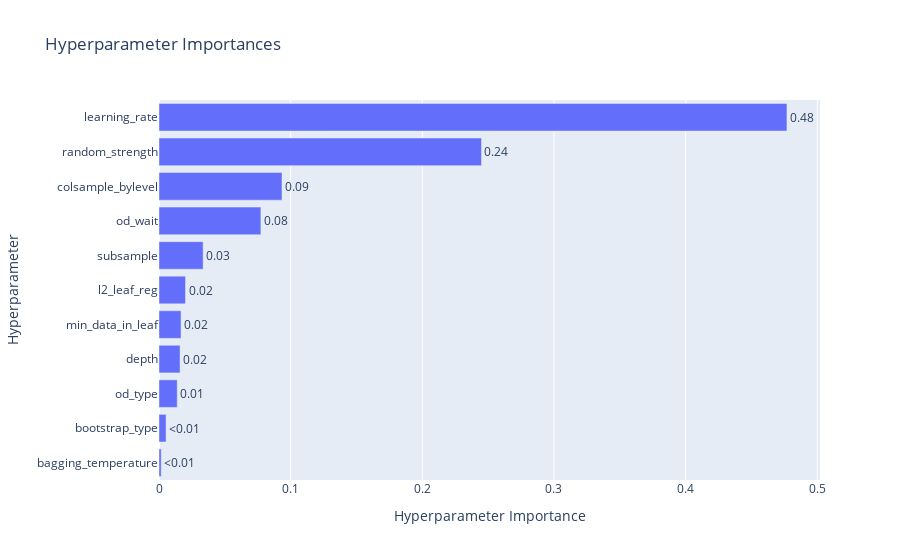

Notebook source saved alongside this figure:
### Code cell
# Plot Paramerter Importances
plot_param_importances(study).show()

### Figure 1 — Plotly figure (JSON) as saved in the notebook; plotly's stock layout.template omitted (floating-point values rounded to 4 significant figures)
{"data": [{"cliponaxis": false, "hovertemplate": ["bagging_temperature (FloatDistribution): 0.0016958967510244548<extra></extra>", "bootstrap_type (CategoricalDistribution): 0.005373042599110817<extra></extra>", "od_type (CategoricalDistribution): 0.013848959838657625<extra></extra>", "depth (IntDistribution): 0.015997824556794066<extra></extra>", "min_data_in_leaf (IntDistribution): 0.01673766535666145<extra></extra>", "l2_leaf_reg (FloatDistribution): 0.02013397798090536<extra></extra>", "subsample (FloatDistribution): 0.033538028800340264<extra></extra>", "od_wait (IntDistribution): 0.0773832041110653<extra></extra>", "colsample_bylevel (FloatDistribution): 0.09341579269472564<extra></extra>", "random_strength (FloatDistribution): 0.2449337609131689<extra></extra>", "learning_rate (FloatDistribution): 0.4769418463975463<extra></extra>"], "name": "Objective Value", "orientation": "h", "text": ["<0.01", "<0.01", "0.01", "0.02", "0.02", "0.02", "0.03", "0.08", "0.09", "0.24", "0.48"], "textposition": "outside", "type": "bar", "x": [0.001696, 0.005373, 0.01385, 0.016, 0.01674, 0.02013, 0.03354, 0.07738, 0.09342, 0.2449, 0.4769], "y": ["bagging_temperature", "bootstrap_type", "od_type", "depth", "min_data_in_leaf", "l2_leaf_reg", "subsample", "od_wait", "colsample_bylevel", "random_strength", "learning_rate"]}], "layout": {"title": {"text": "Hyperparameter Importances"}, "xaxis": {"title": {"text": "Hyperparameter Importance"}}, "yaxis": {"title": {"text": "Hyperparameter"}}}}
